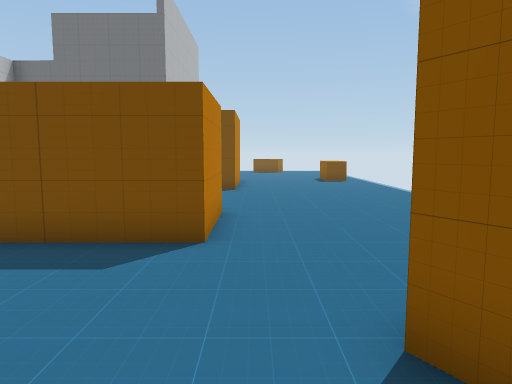
View 1 (above)

23 first-person views from a walk through a Unity game level. The camera is 1.4 m above the floor, tilts 6° down and sees 70° across. The floor is counted in squares, 1 m on a side. Each view is taken from the middle of a square. On the plan, view 1 faces up. The plan holds only what a view shows up to about 16 squares ahead; the rest is blank. The place goes on beyond the plan. The player character is not drawn. Door leaves are left out, so doorways stand open. Some surface patterns are stand-ins.

View 2
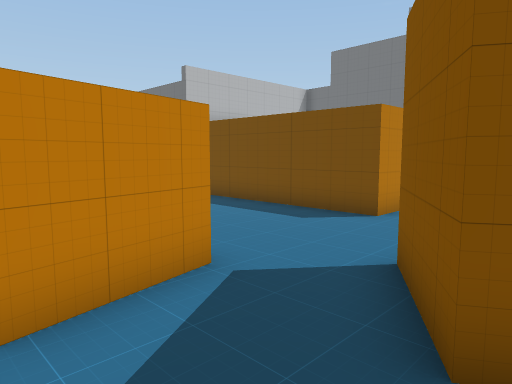

View 3
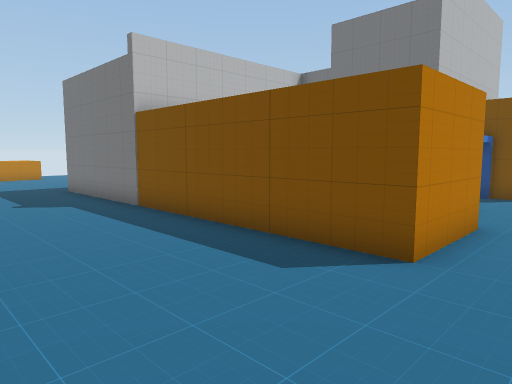

View 4
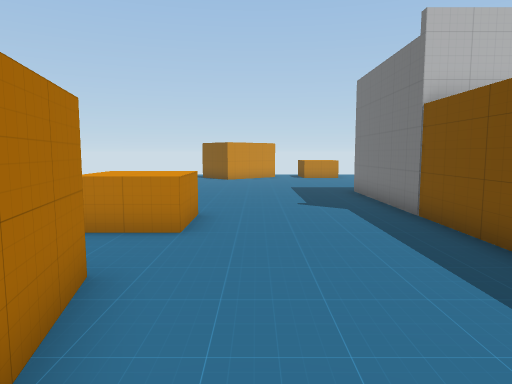

View 5
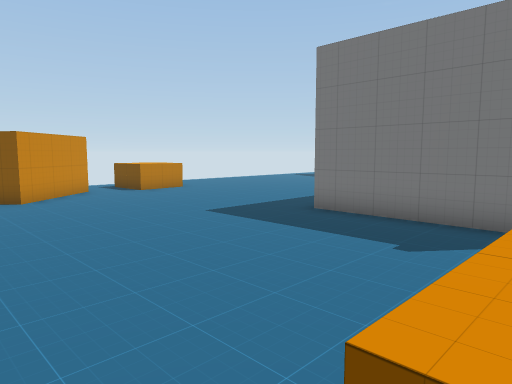

View 6
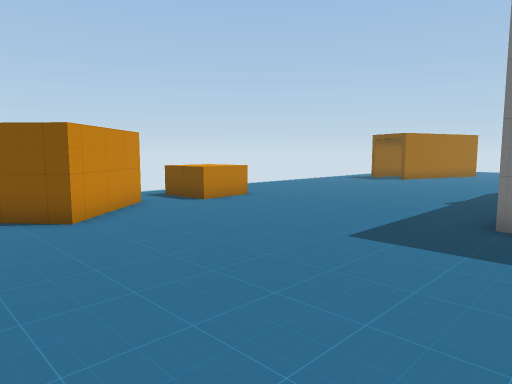

View 7
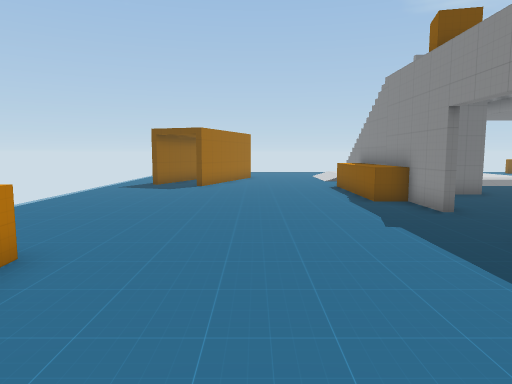

View 8
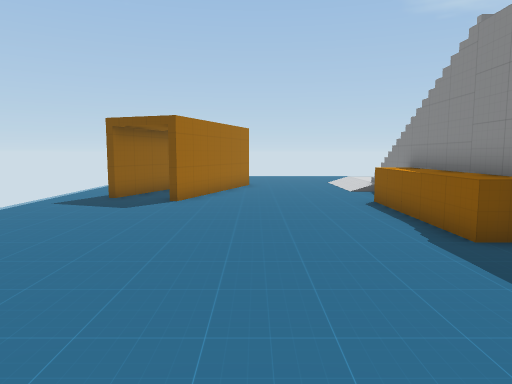

View 9
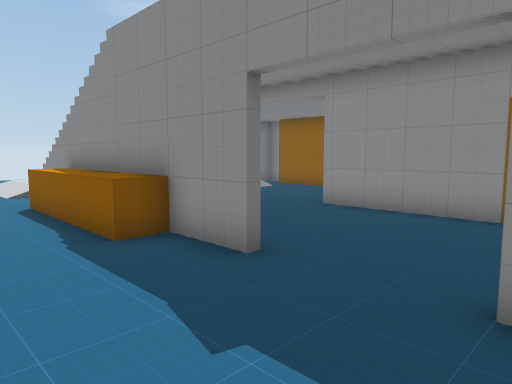

View 10
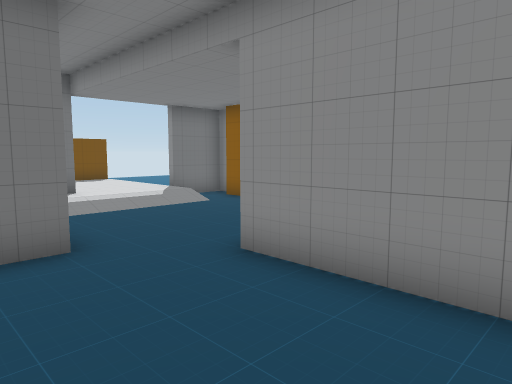

View 11
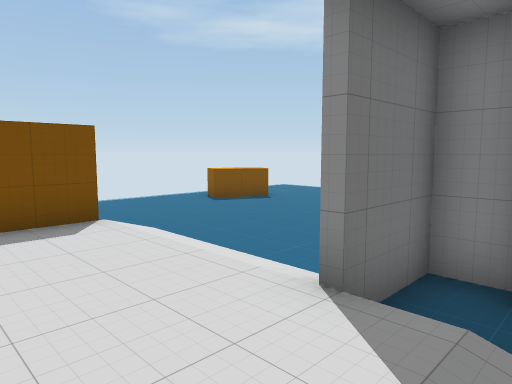

View 12
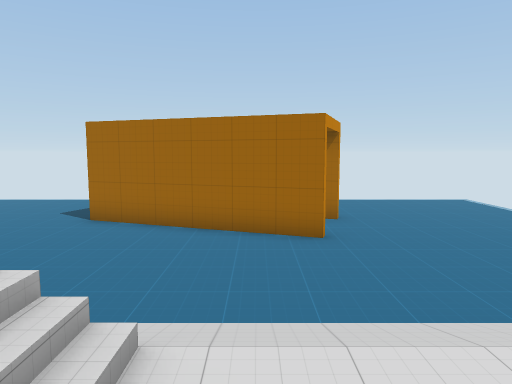

View 13
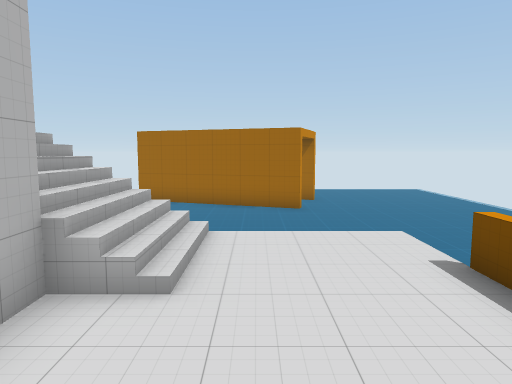

View 14
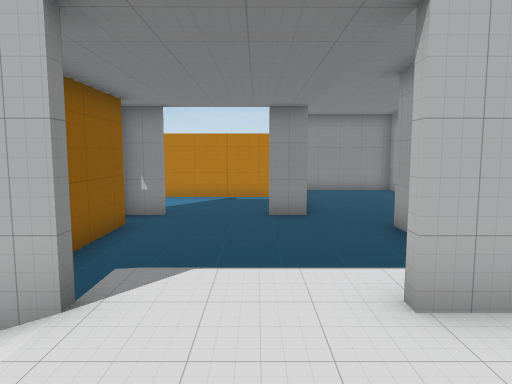

View 15
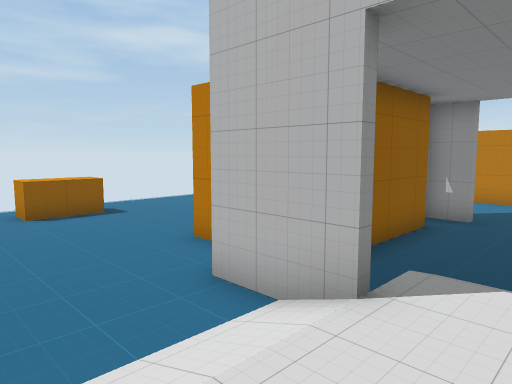

View 16
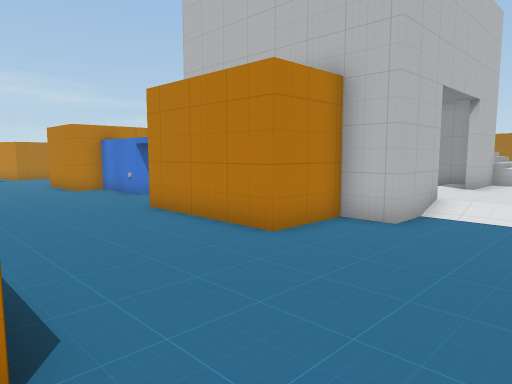

View 17
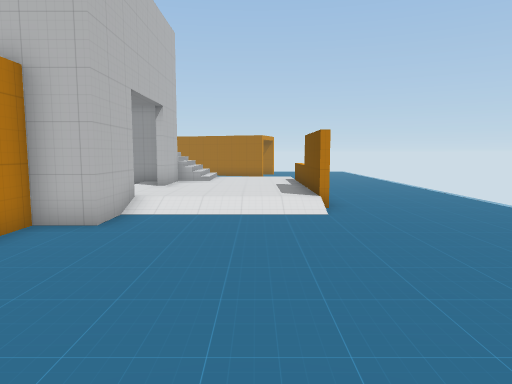

View 18
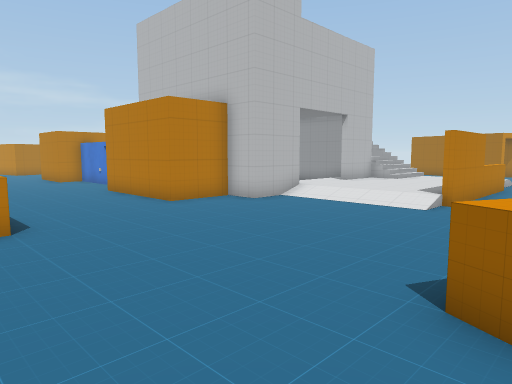

View 19
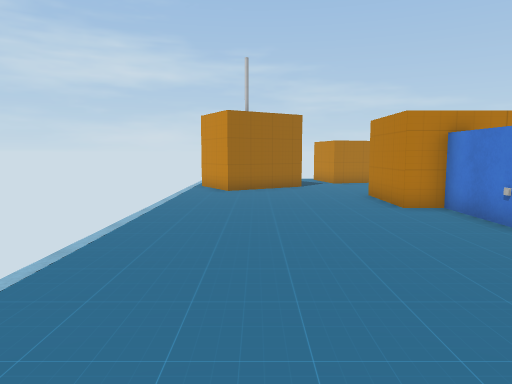

View 20
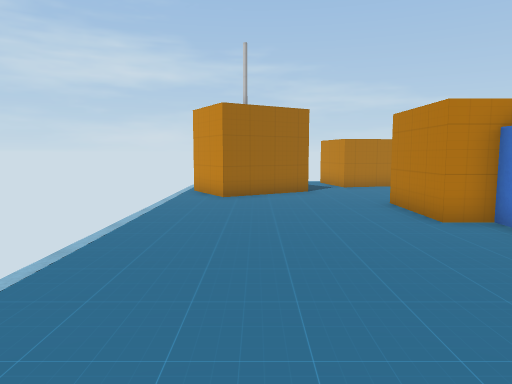

View 21
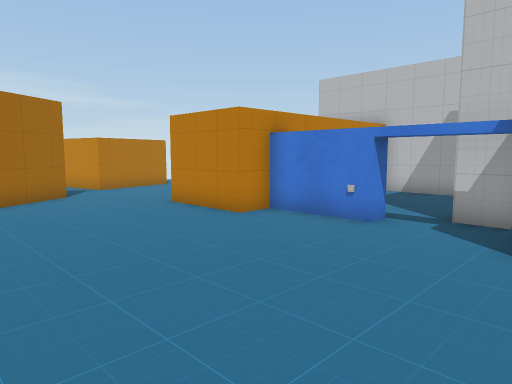

View 22
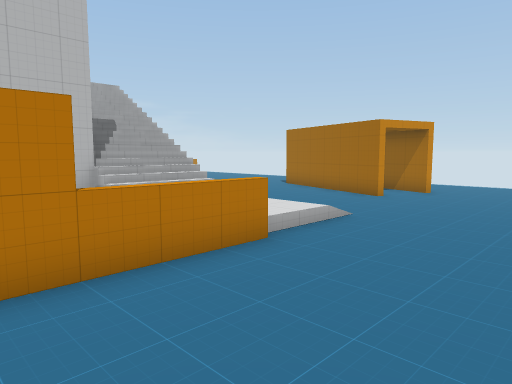

View 23
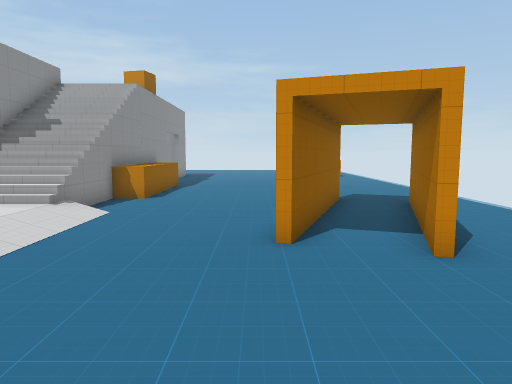

### Floor plan
Key: @ floor where view 1 was taken; # wall or solid block; . main floor; : floor 0.25 m higher than the main floor; / step, stairs or slope; D open door; = window, fence, low wall or low ledge; O other object.
Columns run from 24 left of view 1 to 5 right of it. Each row starts with its distance up from view 1.
 29 ........    ............O
 28 ........ ...............OOO...
 27 .........................OO..
 26 .............................
 25 .............===###..........
 24 ...O....../::::::::/.........
 23   .O.OO.../::::::::/.........
 22 .. O.O..../::::::::/.........
 21 ..O..O....////:::::/........O
 20 ..O.O......///##:::###......O
 19 .OO.O......///#::::..#OO....O
 18 ....O.....O///#////.#  O......
 17 ..........O///#.....#  O......
 16 ..........O///=.....#  O......
 15 ..........O///=.....#  O......
 14 ..........O  ........O#OD.....
 13 ..........O ....#...##..D.....
 12 ...........#....#.......D.....
 11 ...........#....#.....#.......
 10  ...............#.....#.......
  9  ...............#OOOOO#O......
  8   ..............       O......
  7  OO........#...        O......
  6  OOO.......#####OOOOOOOO......
  5 .OOO..........................
  4 ...........................OO.
  3   O.......................OO O
  2    O.....................OO  O
  1     O...........OO.....O..OO
  0    OO...........OO..OOOO@.O
 -1     ........... OO..    O.
 -2             .   .          .

Positions as (right, up) in squares from view 1, and headings:
1: (0, 0), facing up
2: (3, -2), facing up-left
3: (1, 1), facing up-left
4: (0, 2), facing left
5: (-8, -2), facing up-left
6: (-12, -2), facing up-left
7: (-18, 2), facing up
8: (-18, 7), facing up
9: (-17, 7), facing up-right
10: (-12, 9), facing up-right
11: (-8, 18), facing up-right
12: (-11, 22), facing left
13: (-7, 22), facing left
14: (-7, 23), facing down
15: (-7, 23), facing down-right
16: (4, 23), facing down-left
17: (4, 23), facing left
18: (5, 28), facing down-left
19: (3, 18), facing down
20: (3, 16), facing down
21: (5, 15), facing down-left
22: (-7, 29), facing down-left
23: (-18, 29), facing down
